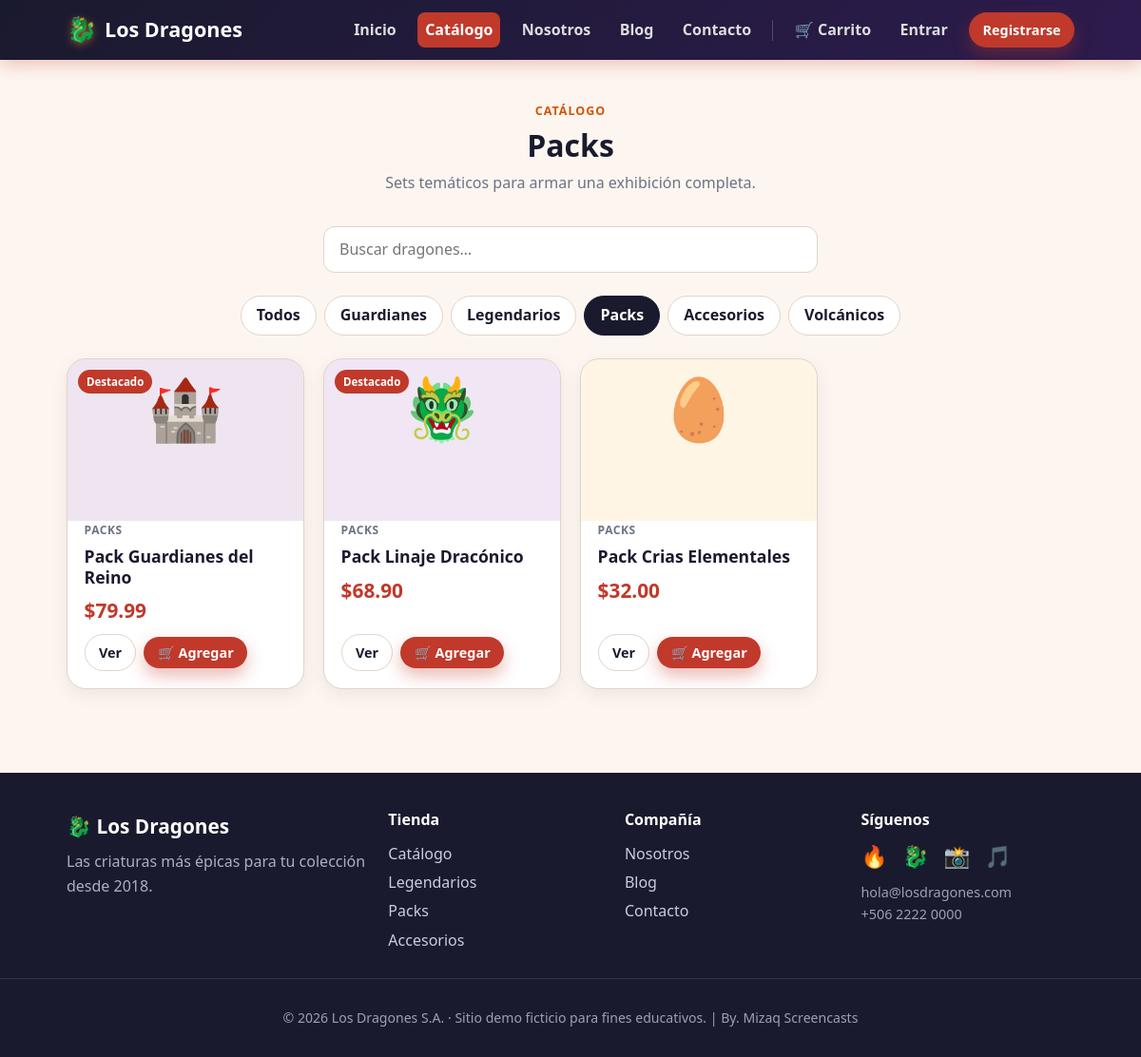
Screenshot of /productos.php?categoria=packs with the database file from the repository.
### tables this page shows
CREATE TABLE IF NOT EXISTS categorias (
    id BIGINT UNSIGNED AUTO_INCREMENT PRIMARY KEY,
    nombre VARCHAR(80) NOT NULL,
    slug VARCHAR(80) NOT NULL,
    descripcion VARCHAR(255) NULL,
    UNIQUE KEY uk_categorias_slug (slug)
);

CREATE TABLE IF NOT EXISTS productos (
    id BIGINT UNSIGNED AUTO_INCREMENT PRIMARY KEY,
    categoria_id BIGINT UNSIGNED NULL,
    nombre VARCHAR(120) NOT NULL,
    slug VARCHAR(120) NOT NULL,
    descripcion TEXT NULL,
    precio DECIMAL(10, 2) NOT NULL DEFAULT 0.00,
    emoji VARCHAR(16) NOT NULL DEFAULT '🐉',
    imagen VARCHAR(255) NULL,
    color_hex VARCHAR(7) NOT NULL DEFAULT '#C0392B',
    stock INT NOT NULL DEFAULT 0,
    destacado TINYINT(1) NOT NULL DEFAULT 0,
    estado ENUM('activo', 'inactivo') NOT NULL DEFAULT 'activo',
    fecha_creacion TIMESTAMP NOT NULL DEFAULT CURRENT_TIMESTAMP,
    UNIQUE KEY uk_productos_slug (slug),
    KEY idx_productos_categoria (categoria_id),
    CONSTRAINT fk_productos_categoria FOREIGN KEY (categoria_id)
        REFERENCES categorias (id) ON DELETE SET NULL
);

### includes/helpers.php (called while the page is built, shortened)
<?php
function e(?string $value): string
{
    return htmlspecialchars((string) $value, ENT_QUOTES, 'UTF-8');
}

### includes/auth.php (called while the page is built, shortened)
<?php
require_once __DIR__ . '/../config.php';
require_once __DIR__ . '/helpers.php';
function is_authenticated(): bool
{
    return !empty($_SESSION['user_id']);
}
function current_user(): ?array
{
    if (!is_authenticated()) {
        return null;
    }
    $user = find_user_by_id((int) $_SESSION['user_id']);
    return $user;
}

### config.php (called while the page is built, shortened)
<?php
function db(): PDO
{
    static $pdo = null;
    if ($pdo instanceof PDO) {
        return $pdo;
    }
    $dsn = sprintf(
        'mysql:host=%s;port=%s;dbname=%s;charset=utf8mb4',
        DB_HOST,
        DB_PORT,
        DB_NAME
    );
    $options = [
        PDO::ATTR_ERRMODE => PDO::ERRMODE_EXCEPTION,
        PDO::ATTR_DEFAULT_FETCH_MODE => PDO::FETCH_ASSOC,
        PDO::ATTR_EMULATE_PREPARES => false,
    ];
    $pdo = new PDO($dsn, DB_USER, DB_PASS, $options);
    return $pdo;
}

### includes/catalog.php (called while the page is built, shortened)
<?php
require_once __DIR__ . '/../config.php';
function get_categorias(): array
{
    return db()->query('SELECT id, nombre, slug, descripcion FROM categorias ORDER BY id')
        ->fetchAll();
}
function get_categoria_por_slug(string $slug): ?array
{
    $stmt = db()->prepare('SELECT id, nombre, slug, descripcion FROM categorias WHERE slug = :slug LIMIT 1');
    $stmt->execute(['slug' => $slug]);
    return $stmt->fetch() ?: null;
}
function get_productos(?string $categoriaSlug = null, ?string $busqueda = null): array
{
    $sql = "SELECT p.id, p.nombre, p.slug, p.descripcion, p.precio, p.emoji, p.imagen, p.color_hex,
                   p.stock, p.destacado, c.nombre AS categoria, c.slug AS categoria_slug
            FROM productos p
            LEFT JOIN categorias c ON c.id = p.categoria_id
            WHERE p.estado = 'activo'";
    $params = [];
    if ($categoriaSlug !== null && $categoriaSlug !== '') {
        $sql .= ' AND c.slug = :categoria';
        $params['categoria'] = $categoriaSlug;
    }
    $sql .= ' ORDER BY p.destacado DESC, p.nombre ASC';
    $stmt = db()->prepare($sql);
    $stmt->execute($params);
    return $stmt->fetchAll();
}

### productos.php (the view, shortened to what this page needs)
<?php
require_once __DIR__ . '/config.php';
require_once __DIR__ . '/includes/layout.php';
require_once __DIR__ . '/includes/catalog.php';
$categoriaSlug = trim((string) ($_GET['categoria'] ?? ''));
$busqueda = trim((string) ($_GET['q'] ?? ''));
$categorias = get_categorias();
$categoriaActual = $categoriaSlug !== '' ? get_categoria_por_slug($categoriaSlug) : null;
$productos = get_productos($categoriaActual ? $categoriaSlug : null, $busqueda !== '' ? $busqueda : null);
render_header('Catálogo', 'productos');
?>
<section class="section">
    <div class="container">
        <div class="section__head">
            <span class="eyebrow">Catálogo</span>
            <h2><?= $categoriaActual ? e($categoriaActual['nombre']) : 'Todos los dragones' ?></h2>
            <p><?= $categoriaActual ? e($categoriaActual['descripcion']) : 'Encuentra el dragón perfecto para ti o para regalar.' ?></p>
        </div>
        <form method="get" class="form" style="max-width:520px;margin:0 auto 1.5rem;">
            <div class="form__group">
                <input type="search" name="q" value="<?= e($busqueda) ?>" placeholder="Buscar dragones…" aria-label="Buscar">
            </div>
        </form>
        <div class="chips">
            <a class="chip<?= $categoriaSlug === '' ? ' is-active' : '' ?>" href="productos.php">Todos</a>
            <?php foreach ($categorias as $c): ?>
                <a class="chip<?= $categoriaSlug === $c['slug'] ? ' is-active' : '' ?>" href="productos.php?categoria=<?= e($c['slug']) ?>"><?= e($c['nombre']) ?></a>
            <?php endforeach; ?>
        </div>
        <?php if ($productos === []): ?>
            <p class="text-center muted">No encontramos dragones que coincidan con tu búsqueda. 🐉</p>
        <?php else: ?>
            <div class="grid grid--products">
                <?php foreach ($productos as $p): ?>
                    <article class="product">
                        <div class="product__media" style="background: <?= e($p['color_hex']) ?>22;">
                            <?php if ((int) $p['destacado'] === 1): ?><span class="product__tag">Destacado</span><?php endif; ?>
                            <?= producto_img($p, 'media-img') ?>
                        </div>
                        <div class="product__body">
                            <span class="product__cat"><?= e($p['categoria'] ?? 'General') ?></span>
                            <h3 class="product__name"><a href="producto.php?slug=<?= e($p['slug']) ?>"><?= e($p['nombre']) ?></a></h3>
                            <div class="product__price"><?= e(money($p['precio'])) ?></div>
                            <div class="product__foot">
                                <a class="button button--ghost button--sm" href="producto.php?slug=<?= e($p['slug']) ?>">Ver</a>
                                <form method="post" action="carrito.php" style="margin:0;">
                                    <button type="submit" class="button button--primary button--sm">🛒 Agregar</button>
                                </form>
                            </div>
                        </div>
                    </article>
                <?php endforeach; ?>
            </div>
        <?php endif; ?>
    </div>
</section>
<?php
render_footer();

### includes/layout.php (shortened to what this page needs)
<?php
require_once __DIR__ . '/helpers.php';
require_once __DIR__ . '/auth.php';
function nav_links(): array
{
    return [
        'inicio'    => ['Inicio', 'index.php'],
        'productos' => ['Catálogo', 'productos.php'],
        'nosotros'  => ['Nosotros', 'nosotros.php'],
        'blog'      => ['Blog', 'blog.php'],
        'contacto'  => ['Contacto', 'contacto.php'],
    ];
}
function render_header(string $title, string $active = ''): void
{
    $user = current_user();
    $cartCount = cart_count();
    ?>
<!DOCTYPE html>
<html lang="es">
<head>
    <link rel="stylesheet" href="assets/css/styles.css">
</head>
<body>
    <header class="navbar">
        <div class="navbar__inner">
            <a class="navbar__brand" href="index.php">
                <span class="navbar__logo">🐉</span>
                <span class="navbar__name">Los Dragones</span>
            </a>
            <nav class="navbar__nav">
                <?php foreach (nav_links() as $key => [$label, $href]): ?>
                    <a
                        class="navbar__link<?= $active === $key ? ' is-active' : '' ?>"
                        href="<?= e($href) ?>"
                    ><?= e($label) ?></a>
                <?php endforeach; ?>
                <?php if ($user): ?>
                    <a class="navbar__link<?= $active === 'carrito' ? ' is-active' : '' ?>" href="carrito.php">
                        🛒 Carrito<?php if ($cartCount > 0): ?> <span class="navbar__badge"><?= (int) $cartCount ?></span><?php endif; ?>
                    </a>
                    <a class="navbar__link<?= $active === 'cuenta' ? ' is-active' : '' ?>" href="dashboard.php">Mi cuenta</a>
                    <form method="post" action="logout.php" class="navbar__logout">
                        <?= csrf_input() ?>
                        <button type="submit" class="button button--ghost button--sm">Salir</button>
                    </form>
                <?php else: ?>
                    <a class="navbar__link<?= $active === 'carrito' ? ' is-active' : '' ?>" href="carrito.php">
                        🛒 Carrito<?php if ($cartCount > 0): ?> <span class="navbar__badge"><?= (int) $cartCount ?></span><?php endif; ?>
                    </a>
                    <a class="navbar__link" href="login.php">Entrar</a>
                    <a class="button button--primary button--sm" href="registro.php">Registrarse</a>
                <?php endif; ?>
            </nav>
        </div>
    </header>
    <main class="site-main">
<?php
}
function render_footer(): void
{
    $year = '2026';
    ?>
    </main>
    <footer class="footer">
        <div class="footer__inner">
            <div class="footer__col">
                <div class="footer__brand"><span>🐉</span> Los Dragones</div>
                <p class="footer__tagline">Las criaturas más épicas para tu colección desde 2018.</p>
            </div>
            <div class="footer__col">
                <h4>Tienda</h4>
                <a href="productos.php">Catálogo</a>
                <a href="productos.php?categoria=legendarios">Legendarios</a>
                <a href="productos.php?categoria=packs">Packs</a>
                <a href="productos.php?categoria=accesorios">Accesorios</a>
            </div>
            <div class="footer__col">
                <h4>Compañía</h4>
                <a href="nosotros.php">Nosotros</a>
                <a href="blog.php">Blog</a>
                <a href="contacto.php">Contacto</a>
            </div>
            <div class="footer__col">
                <h4>Síguenos</h4>
                <p class="footer__social">🔥 🐉 📸 🎵</p>
                <p class="footer__muted">hola@losdragones.com<br>+506 2222 0000</p>
            </div>
        </div>
        <div class="footer__bottom">
            <p>© <?= e($year) ?> Los Dragones S.A. · Sitio demo ficticio para fines educativos. | By. Mizaq Screencasts</p>
        </div>
    </footer>
</body>
</html>
<?php
}
function money(float|string|int $amount): string
{
    return '$' . number_format((float) $amount, 2, '.', ',');
}
function producto_img(array $datos, string $class = 'media-img'): string
{
    $src = trim((string) ($datos['imagen'] ?? ''));
    return '<span class="' . e($class) . ' media-img--emoji">' . e((string) ($datos['emoji'] ?? '🐉')) . '</span>';
}

### rows the page displays
categorias: nombre "Packs", descripcion "Sets temáticos para armar una exhibición completa."
categorias: nombre "Guardianes"
categorias: nombre "Legendarios"
categorias: nombre "Accesorios"
categorias: nombre "Volcánicos"
productos: destacado "Destacado", emoji "🏰", categoria.nombre "PACKS", nombre "Pack Guardianes del Reino", precio "$79.99"
productos: destacado "Destacado", emoji "🐲", categoria.nombre "PACKS", nombre "Pack Linaje Dracónico", precio "$68.90"
productos: emoji "🥚", categoria.nombre "PACKS", nombre "Pack Crias Elementales", precio "$32.00"

### other values shown
$label "Inicio"
$label "Catálogo"
$label "Nosotros"
$label "Blog"
$label "Contacto"
$year "2026"
